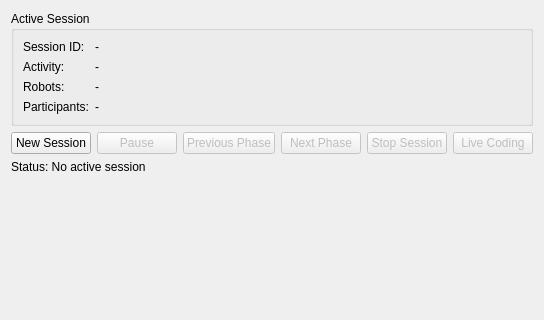
<?xml version="1.0" encoding="UTF-8"?>
<ui version="4.0">
 <class>SessionPanel</class>
 <widget class="QWidget" name="SessionPanel">
  <property name="geometry">
   <rect><x>0</x><y>0</y><width>480</width><height>320</height></rect>
  </property>
  <layout class="QVBoxLayout" name="verticalLayout">
   <item>
    <widget class="QGroupBox" name="info_group">
     <property name="title"><string>Active Session</string></property>
     <property name="whatsThis"><string>Summary of the session currently running: its ID, the chosen activity, and the robots and participants taking part. Dashes mean no session is active.</string></property>
     <layout class="QFormLayout" name="formLayout">
      <item row="0" column="0">
       <widget class="QLabel" name="label_session_id">
        <property name="text"><string>Session ID:</string></property>
       </widget>
      </item>
      <item row="0" column="1">
       <widget class="QLabel" name="session_id_label">
        <property name="text"><string>-</string></property>
       </widget>
      </item>
      <item row="1" column="0">
       <widget class="QLabel" name="label_activity">
        <property name="text"><string>Activity:</string></property>
       </widget>
      </item>
      <item row="1" column="1">
       <widget class="QLabel" name="activity_label">
        <property name="text"><string>-</string></property>
       </widget>
      </item>
      <item row="2" column="0">
       <widget class="QLabel" name="label_robots">
        <property name="text"><string>Robots:</string></property>
       </widget>
      </item>
      <item row="2" column="1">
       <widget class="QLabel" name="robots_label">
        <property name="text"><string>-</string></property>
       </widget>
      </item>
      <item row="3" column="0">
       <widget class="QLabel" name="label_participants">
        <property name="text"><string>Participants:</string></property>
       </widget>
      </item>
      <item row="3" column="1">
       <widget class="QLabel" name="participants_label">
        <property name="text"><string>-</string></property>
       </widget>
      </item>
     </layout>
    </widget>
   </item>
   <item>
    <layout class="QHBoxLayout" name="controls">
     <item>
      <widget class="QPushButton" name="new_session_btn">
       <property name="whatsThis"><string>Start setting up a new session: pick the activity, robots and participants. Requires the gateway to be connected.</string></property>
       <property name="text"><string>New Session</string></property>
      </widget>
     </item>
     <item>
      <widget class="QPushButton" name="pause_btn">
       <property name="whatsThis"><string>Hold all chambers at their current pressure and pause the activity. Press again to resume. Useful to step in safely mid-session.</string></property>
       <property name="text"><string>Pause</string></property>
       <property name="enabled"><bool>false</bool></property>
      </widget>
     </item>
     <item>
      <widget class="QPushButton" name="prev_phase_btn">
       <property name="whatsThis"><string>Rewind the running behaviour to its previous phase (e.g. phase 2 -> phase 1). Only available for scripted study behaviours that have phases; disabled while on the first phase.</string></property>
       <property name="text"><string>Previous Phase</string></property>
       <property name="enabled"><bool>false</bool></property>
      </widget>
     </item>
     <item>
      <widget class="QPushButton" name="next_phase_btn">
       <property name="whatsThis"><string>Skip the timer and move the running behaviour straight to its next phase now (e.g. phase 1 -> phase 2). Only available for scripted study behaviours that have phases; disabled once the last phase is reached.</string></property>
       <property name="text"><string>Next Phase</string></property>
       <property name="enabled"><bool>false</bool></property>
      </widget>
     </item>
     <item>
      <widget class="QPushButton" name="stop_btn">
       <property name="whatsThis"><string>End the session, deflate the chambers and save the recorded data. The session is then available in the Data tab.</string></property>
       <property name="text"><string>Stop Session</string></property>
       <property name="enabled"><bool>false</bool></property>
      </widget>
     </item>
     <item>
      <widget class="QPushButton" name="observer_btn">
       <property name="whatsThis"><string>Reopen the live-coding window for this session's participants. Use it if you closed that window by accident; observations and markers keep logging to the same session.</string></property>
       <property name="text"><string>Live Coding</string></property>
       <property name="enabled"><bool>false</bool></property>
      </widget>
     </item>
    </layout>
   </item>
   <item>
    <widget class="QLabel" name="status_label">
     <property name="text"><string>Status: No active session</string></property>
    </widget>
   </item>
   <item>
    <spacer name="verticalSpacer">
     <property name="orientation"><enum>Qt::Vertical</enum></property>
     <property name="sizeHint" stdset="0"><size><width>20</width><height>40</height></size></property>
    </spacer>
   </item>
  </layout>
 </widget>
 <resources/>
 <connections/>
</ui>
